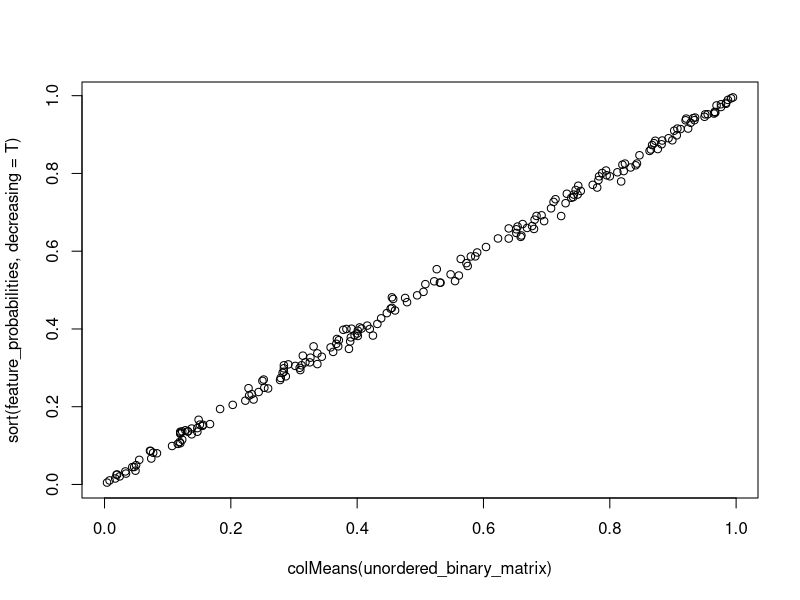

Write R code to recreate this figure.
## ---- chunk 1
suppressPackageStartupMessages(library(ggplot2))
## ---- chunk 2
n_features = 200
n_observations = 1000
feature_probabilities = runif(n_features)
## use vector argument recycling for the probabilities
unordered_binary_matrix = matrix(rbinom(n_features * n_observations, 1, prob = sort(feature_probabilities, decreasing = T)), nrow = n_observations, byrow = T)
## check graphically
plot(colMeans(unordered_binary_matrix), sort(feature_probabilities, decreasing = T))
## ---- chunk 3
bin_char_vec = "0011010110"
binToInt = function(bin_char_vec){
  n_elements = length(bin_char_vec)
  seq(0, 2^12, by )
  
  
}

